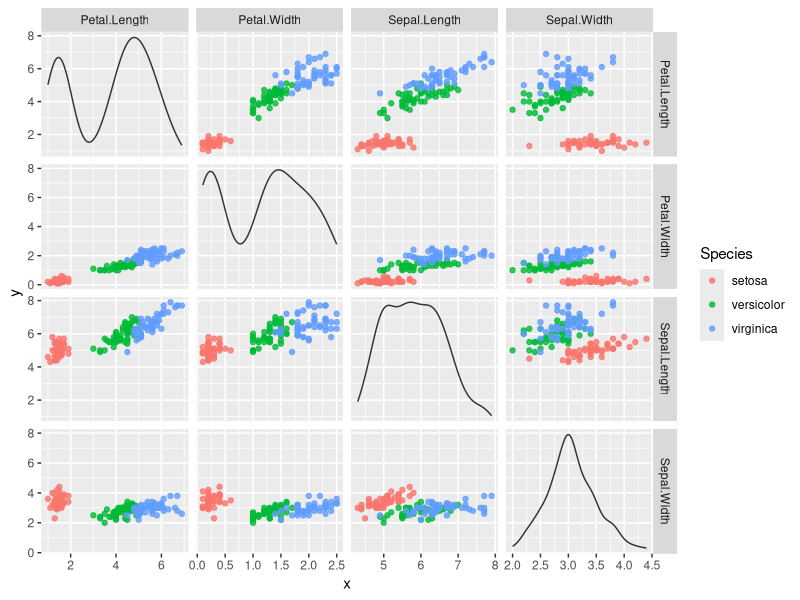

This figure's R source:
library(ggplot2)
data(iris)

makePairs <- function(data) 
{
  grid <- expand.grid(x = 1:ncol(data), y = 1:ncol(data))
  grid <- subset(grid, x != y)
  all <- do.call("rbind", lapply(1:nrow(grid), function(i) {
    xcol <- grid[i, "x"]
    ycol <- grid[i, "y"]
    data.frame(xvar = names(data)[ycol], yvar = names(data)[xcol], 
               x = data[, xcol], y = data[, ycol], data)
  }))
  all$xvar <- factor(all$xvar, levels = names(data))
  all$yvar <- factor(all$yvar, levels = names(data))
  densities <- do.call("rbind", lapply(1:ncol(data), function(i) {
    data.frame(xvar = names(data)[i], yvar = names(data)[i], x = data[, i])
  }))
  list(all=all, densities=densities)
}

# expand iris data frame for pairs plot
gg1 = makePairs(iris[,-5])

# new data frame mega iris
mega_iris = data.frame(gg1$all, Species=rep(iris$Species, length=nrow(gg1$all)))

# pairs plot
ggplot(mega_iris, aes_string(x = "x", y = "y")) + 
  facet_grid(xvar ~ yvar, scales = "free") + 
  geom_point(aes(colour=Species), na.rm = TRUE, alpha=0.8) + 
  stat_density(aes(x = x, y = ..scaled.. * diff(range(x)) + min(x)), 
               data = gg1$densities, position = "identity", 
               colour = "grey20", geom = "line")
